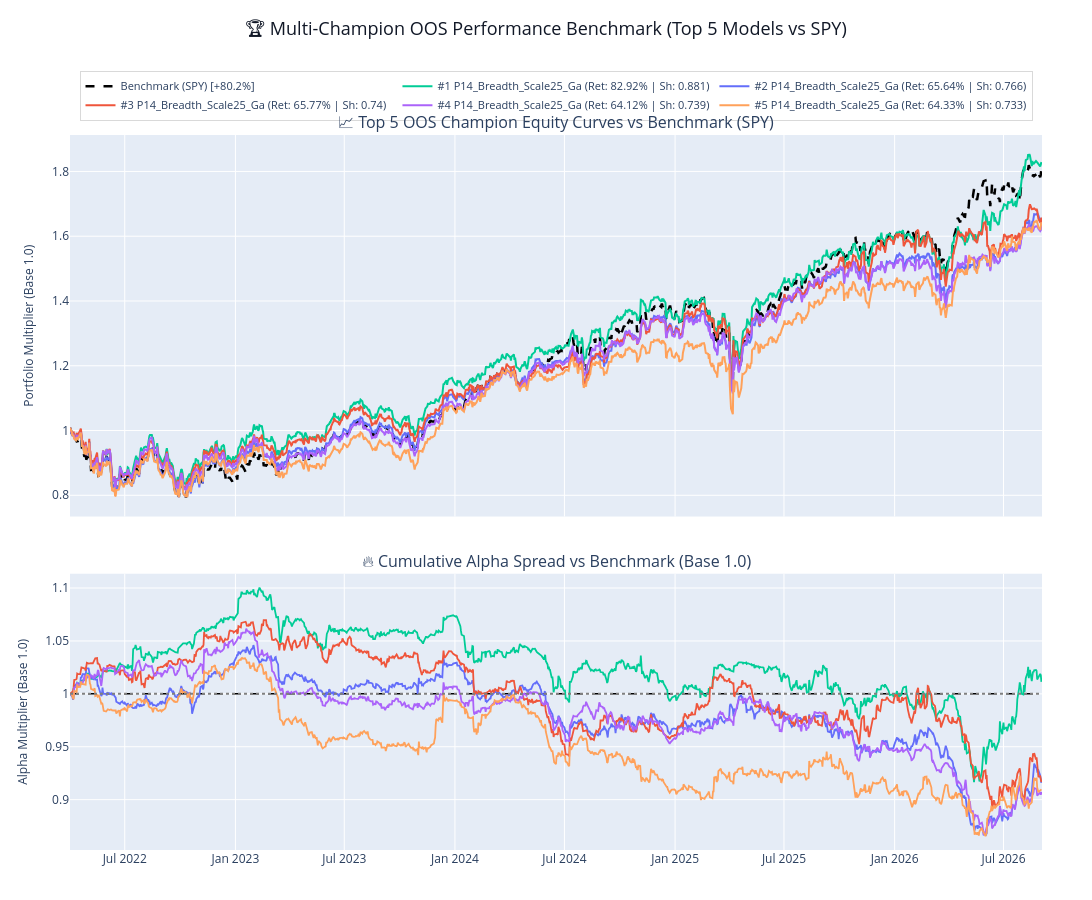

This figure's notebook cell:
### Code cell
# CELL 5: Multi-Champion Visual Comparison (Top Models vs Benchmark with Fallback Blotter Reconstruction)
TOP_N = 5
top_models = ranked_df.head(TOP_N)

fig = make_subplots(
    rows=2,
    cols=1,
    shared_xaxes=True,
    vertical_spacing=0.08,
    row_heights=[0.58, 0.42],
    subplot_titles=(
        f"📈 Top {TOP_N} OOS Champion Equity Curves vs Benchmark ({benchmark_sym})",
        f"🔥 Cumulative Alpha Spread vs Benchmark (Base 1.0)",
    ),
)

benchmark_curve = (1.0 + bm_returns).cumprod()

fig.add_trace(
    go.Scatter(
        x=benchmark_curve.index,
        y=benchmark_curve.values,
        mode="lines",
        name=f"Benchmark ({benchmark_sym}) [+{bm_cum_return*100:.1f}%]",
        line=dict(color="black", width=2.5, dash="dash"),
    ),
    row=1,
    col=1,
)

fig.add_trace(
    go.Scatter(
        x=benchmark_curve.index,
        y=np.ones(len(benchmark_curve)),
        mode="lines",
        name="Benchmark Base (1.0)",
        line=dict(color="black", width=1.5, dash="dash"),
        showlegend=False,
    ),
    row=2,
    col=1,
)

colors = ["#00CC96", "#636EFA", "#EF553B", "#AB63FA", "#FFA15A"]

for idx, (_, row_data) in enumerate(top_models.iterrows()):
    clean_name = str(row_data["Model Name"]).replace('"', "").strip()
    blotter_file = OUTPUT_DIR / f"blotter_df_{Path(clean_name).stem}.parquet"
    b_df = None

    if blotter_file.exists():
        try:
            b_df = pd.read_parquet(blotter_file)
            if b_df.empty:
                b_df = None
        except Exception:
            b_df = None

    # On-the-fly reconstruction fallback if parquet blotter is missing
    if b_df is None:
        target_model_path = checkpoint_dir / clean_name
        if not target_model_path.exists():
            target_model_path = OUTPUT_DIR / clean_name

        if target_model_path.exists():
            print(f"⚡ [Reconstructing Blotter] Model #{idx+1}: {clean_name}...")
            try:
                ckpt = torch.load(
                    target_model_path, map_location=device, weights_only=False
                )
                m_cfg, _ = extract_model_hyperparameters(ckpt, clean_name)
                e_test = DiscoveryEnv(
                    feature_cube=feature_cube,
                    simple_ret_matrix=reward_matrix,
                    calendar=cal_test,
                    macro_df=macro_df,
                    config=m_cfg,
                    randomize_start=False,
                    episode_steps=0,  # Reconstruct over the full calendar
                )
                g_test = RLVRGymEnv(e_test, macro_df)
                g_test.is_training = False

                s_state = (
                    ckpt.get("scaler_state", None) if isinstance(ckpt, dict) else None
                )
                if s_state is not None:
                    g_test.scaler.load_state(s_state)

                m_state = (
                    ckpt.get("model_state_dict", ckpt)
                    if isinstance(ckpt, dict)
                    else ckpt
                )
                ag = AbsoluteZeroAgent(
                    obs_dim=g_test.observation_space.shape[0],
                    action_dim=g_test.action_space.shape[0],
                ).to(device)
                ag.load_state_dict(m_state)

                res = AgentEvaluator.evaluate(
                    agent=ag, env=g_test, device=device, detailed_log=True
                )
                b_df = pd.DataFrame(res.get("blotter", []))
                if not b_df.empty:
                    b_df["date"] = pd.to_datetime(
                        b_df.get("date", b_df.get("decision_date"))
                    )
                    b_df = b_df.sort_values("date").reset_index(drop=True)
                    b_df.to_parquet(blotter_file)
                del ag, g_test, e_test
            except Exception as ex:
                print(f"❌ Failed to reconstruct {clean_name}: {ex}")
                b_df = None

    if b_df is not None and not b_df.empty:
        b_df["date"] = pd.to_datetime(b_df.get("date", b_df.get("decision_date")))
        color = colors[idx % len(colors)]
        sh_val = row_data.get("OOS Sharpe Ratio (Ann)", "N/A")
        ret_val = row_data.get("OOS Total Cumulative Return", "N/A")

        short_id = clean_name.split("_ep_")[0].replace("model_", "")
        model_label = f"#{idx+1} {short_id[:22]} (Ret: {ret_val} | Sh: {sh_val})"

        print(
            f"   📊 Plotting #{idx+1}: {len(b_df)} trading days -> Final Equity: {b_df['agent_equity'].iloc[-1]:.3f}"
        )

        fig.add_trace(
            go.Scatter(
                x=b_df["date"],
                y=b_df["agent_equity"],
                mode="lines",
                name=model_label,
                line=dict(color=color, width=2.0),
            ),
            row=1,
            col=1,
        )

        fig.add_trace(
            go.Scatter(
                x=b_df["date"],
                y=b_df["alpha_equity"],
                mode="lines",
                name=f"Alpha #{idx+1}",
                line=dict(color=color, width=1.8),
                showlegend=False,
            ),
            row=2,
            col=1,
        )

fig.add_hline(y=1.0, line_dash="dot", line_color="gray", row=2, col=1)

fig.update_layout(
    height=900,
    width=1200,
    hovermode="x unified",
    margin=dict(t=135, b=50, l=70, r=50),
    title=dict(
        text=f"🏆 Multi-Champion OOS Performance Benchmark (Top {TOP_N} Models vs {benchmark_sym})",
        y=0.975,
        x=0.5,
        xanchor="center",
        yanchor="top",
        font=dict(size=18, color="#111827"),
    ),
    legend=dict(
        orientation="h",
        yanchor="bottom",
        y=1.02,
        xanchor="center",
        x=0.5,
        font=dict(size=11),
        bgcolor="rgba(255, 255, 255, 0.8)",
        bordercolor="rgba(0, 0, 0, 0.15)",
        borderwidth=1,
    ),
)
fig.update_yaxes(
    title_text="Portfolio Multiplier (Base 1.0)",
    title_font=dict(size=12),
    row=1,
    col=1,
)
fig.update_yaxes(
    title_text="Alpha Multiplier (Base 1.0)",
    title_font=dict(size=12),
    row=2,
    col=1,
)
fig.update_xaxes(showgrid=True, row=1, col=1)
fig.update_xaxes(showgrid=True, row=2, col=1)

fig.show()

### Figure 1 — Plotly figure (JSON) as saved in the notebook; plotly's stock layout.template omitted (floating-point values rounded to 4 significant figures; data arrays with more than 128 entries replaced by an {"elided": "..."} marker saying what was removed)
{"data": [{"line": {"color": "black", "dash": "dash", "width": 2.5}, "mode": "lines", "name": "Benchmark (SPY) [+80.2%]", "type": "scatter", "x": {"elided": "1110 str values"}, "xaxis": "x", "y": {"elided": "1110 float values"}, "yaxis": "y"}, {"line": {"color": "black", "dash": "dash", "width": 1.5}, "mode": "lines", "name": "Benchmark Base (1.0)", "showlegend": false, "type": "scatter", "x": {"elided": "1110 str values"}, "xaxis": "x2", "y": {"elided": "1110 int values"}, "yaxis": "y2"}, {"line": {"color": "#00CC96", "width": 2}, "mode": "lines", "name": "#1 P14_Breadth_Scale25_Ga (Ret: 82.92% | Sh: 0.881)", "type": "scatter", "x": {"elided": "1109 str values"}, "xaxis": "x", "y": {"elided": "1109 float values"}, "yaxis": "y"}, {"line": {"color": "#00CC96", "width": 1.8}, "mode": "lines", "name": "Alpha #1", "showlegend": false, "type": "scatter", "x": {"elided": "1109 str values"}, "xaxis": "x2", "y": {"elided": "1109 float values"}, "yaxis": "y2"}, {"line": {"color": "#636EFA", "width": 2}, "mode": "lines", "name": "#2 P14_Breadth_Scale25_Ga (Ret: 65.64% | Sh: 0.766)", "type": "scatter", "x": {"elided": "1109 str values"}, "xaxis": "x", "y": {"elided": "1109 float values"}, "yaxis": "y"}, {"line": {"color": "#636EFA", "width": 1.8}, "mode": "lines", "name": "Alpha #2", "showlegend": false, "type": "scatter", "x": {"elided": "1109 str values"}, "xaxis": "x2", "y": {"elided": "1109 float values"}, "yaxis": "y2"}, {"line": {"color": "#EF553B", "width": 2}, "mode": "lines", "name": "#3 P14_Breadth_Scale25_Ga (Ret: 65.77% | Sh: 0.74)", "type": "scatter", "x": {"elided": "1109 str values"}, "xaxis": "x", "y": {"elided": "1109 float values"}, "yaxis": "y"}, {"line": {"color": "#EF553B", "width": 1.8}, "mode": "lines", "name": "Alpha #3", "showlegend": false, "type": "scatter", "x": {"elided": "1109 str values"}, "xaxis": "x2", "y": {"elided": "1109 float values"}, "yaxis": "y2"}, {"line": {"color": "#AB63FA", "width": 2}, "mode": "lines", "name": "#4 P14_Breadth_Scale25_Ga (Ret: 64.12% | Sh: 0.739)", "type": "scatter", "x": {"elided": "1109 str values"}, "xaxis": "x", "y": {"elided": "1109 float values"}, "yaxis": "y"}, {"line": {"color": "#AB63FA", "width": 1.8}, "mode": "lines", "name": "Alpha #4", "showlegend": false, "type": "scatter", "x": {"elided": "1109 str values"}, "xaxis": "x2", "y": {"elided": "1109 float values"}, "yaxis": "y2"}, {"line": {"color": "#FFA15A", "width": 2}, "mode": "lines", "name": "#5 P14_Breadth_Scale25_Ga (Ret: 64.33% | Sh: 0.733)", "type": "scatter", "x": {"elided": "1109 str values"}, "xaxis": "x", "y": {"elided": "1109 float values"}, "yaxis": "y"}, {"line": {"color": "#FFA15A", "width": 1.8}, "mode": "lines", "name": "Alpha #5", "showlegend": false, "type": "scatter", "x": {"elided": "1109 str values"}, "xaxis": "x2", "y": {"elided": "1109 float values"}, "yaxis": "y2"}], "layout": {"annotations": [{"font": {"size": 16}, "showarrow": false, "text": "📈 Top 5 OOS Champion Equity Curves vs Benchmark (SPY)", "x": 0.5, "xanchor": "center", "xref": "paper", "y": 1, "yanchor": "bottom", "yref": "paper"}, {"font": {"size": 16}, "showarrow": false, "text": "🔥 Cumulative Alpha Spread vs Benchmark (Base 1.0)", "x": 0.5, "xanchor": "center", "xref": "paper", "y": 0.3864, "yanchor": "bottom", "yref": "paper"}], "height": 900, "hovermode": "x unified", "legend": {"bgcolor": "rgba(255, 255, 255, 0.8)", "bordercolor": "rgba(0, 0, 0, 0.15)", "borderwidth": 1, "font": {"size": 11}, "orientation": "h", "x": 0.5, "xanchor": "center", "y": 1.02, "yanchor": "bottom"}, "margin": {"b": 50, "l": 70, "r": 50, "t": 135}, "shapes": [{"line": {"color": "gray", "dash": "dot"}, "type": "line", "x0": 0, "x1": 1, "xref": "x2 domain", "y0": 1, "y1": 1, "yref": "y2"}], "title": {"font": {"color": "#111827", "size": 18}, "text": "🏆 Multi-Champion OOS Performance Benchmark (Top 5 Models vs SPY)", "x": 0.5, "xanchor": "center", "y": 0.975, "yanchor": "top"}, "width": 1200, "xaxis": {"anchor": "y", "domain": [0, 1], "matches": "x2", "showgrid": true, "showticklabels": false}, "xaxis2": {"anchor": "y2", "domain": [0, 1], "showgrid": true}, "yaxis": {"anchor": "x", "domain": [0.4664, 1], "title": {"font": {"size": 12}, "text": "Portfolio Multiplier (Base 1.0)"}}, "yaxis2": {"anchor": "x2", "domain": [0, 0.3864], "title": {"font": {"size": 12}, "text": "Alpha Multiplier (Base 1.0)"}}}}
